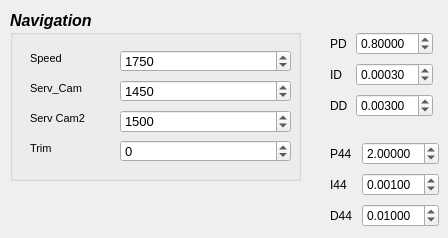
               <widget class="QWidget" name="tab_5">
                <attribute name="title">
                 <string>0</string>
                </attribute>
                <attribute name="toolTip">
                 <string>Navigation</string>
                </attribute>
                <widget class="QGroupBox" name="groupBox_11">
                 <property name="geometry">
                  <rect>
                   <x>10</x>
                   <y>10</y>
                   <width>291</width>
                   <height>171</height>
                  </rect>
                 </property>
                 <property name="font">
                  <font>
                   <pointsize>12</pointsize>
                   <weight>75</weight>
                   <italic>true</italic>
                   <bold>true</bold>
                  </font>
                 </property>
                 <property name="title">
                  <string>Navigation</string>
                 </property>
                 <widget class="QLabel" name="label_58">
                  <property name="geometry">
                   <rect>
                    <x>20</x>
                    <y>40</y>
                    <width>55</width>
                    <height>16</height>
                   </rect>
                  </property>
                  <property name="font">
                   <font>
                    <pointsize>8</pointsize>
                    <weight>50</weight>
                    <italic>false</italic>
                    <bold>false</bold>
                   </font>
                  </property>
                  <property name="text">
                   <string>Speed</string>
                  </property>
                 </widget>
                 <widget class="QSpinBox" name="spinBoxSpeedNav">
                  <property name="geometry">
                   <rect>
                    <x>110</x>
                    <y>40</y>
                    <width>171</width>
                    <height>22</height>
                   </rect>
                  </property>
                  <property name="font">
                   <font>
                    <pointsize>10</pointsize>
                    <weight>50</weight>
                    <italic>false</italic>
                    <bold>false</bold>
                   </font>
                  </property>
                  <property name="minimum">
                   <number>1500</number>
                  </property>
                  <property name="maximum">
                   <number>2000</number>
                  </property>
                  <property name="singleStep">
                   <number>25</number>
                  </property>
                  <property name="value">
                   <number>1750</number>
                  </property>
                 </widget>
                 <widget class="QLabel" name="label_96">
                  <property name="geometry">
                   <rect>
                    <x>20</x>
                    <y>70</y>
                    <width>61</width>
                    <height>16</height>
                   </rect>
                  </property>
                  <property name="font">
                   <font>
                    <pointsize>8</pointsize>
                    <weight>50</weight>
                    <italic>false</italic>
                    <bold>false</bold>
                   </font>
                  </property>
                  <property name="text">
                   <string>Serv_Cam</string>
                  </property>
                 </widget>
                 <widget class="QSpinBox" name="spinBoxServoCamera">
                  <property name="geometry">
                   <rect>
                    <x>110</x>
                    <y>70</y>
                    <width>171</width>
                    <height>22</height>
                   </rect>
                  </property>
                  <property name="font">
                   <font>
                    <pointsize>10</pointsize>
                    <weight>50</weight>
                    <italic>false</italic>
                    <bold>false</bold>
                   </font>
                  </property>
                  <property name="minimum">
                   <number>1200</number>
                  </property>
                  <property name="maximum">
                   <number>2000</number>
                  </property>
                  <property name="singleStep">
                   <number>25</number>
                  </property>
                  <property name="value">
                   <number>1450</number>
                  </property>
                 </widget>
                 <widget class="QLabel" name="label_55">
                  <property name="geometry">
                   <rect>
                    <x>20</x>
                    <y>130</y>
                    <width>55</width>
                    <height>16</height>
                   </rect>
                  </property>
                  <property name="font">
                   <font>
                    <pointsize>8</pointsize>
                    <weight>50</weight>
                    <italic>false</italic>
                    <bold>false</bold>
                   </font>
                  </property>
                  <property name="text">
                   <string>Trim</string>
                  </property>
                 </widget>
                 <widget class="QSpinBox" name="spinBoxTrim">
                  <property name="geometry">
                   <rect>
                    <x>110</x>
                    <y>130</y>
                    <width>171</width>
                    <height>22</height>
                   </rect>
                  </property>
                  <property name="font">
                   <font>
                    <pointsize>10</pointsize>
                    <weight>50</weight>
                    <italic>false</italic>
                    <bold>false</bold>
                   </font>
                  </property>
                  <property name="minimum">
                   <number>-100</number>
                  </property>
                  <property name="maximum">
                   <number>100</number>
                  </property>
                 </widget>
                 <widget class="QLabel" name="label_73">
                  <property name="geometry">
                   <rect>
                    <x>20</x>
                    <y>100</y>
                    <width>71</width>
                    <height>17</height>
                   </rect>
                  </property>
                  <property name="font">
                   <font>
                    <pointsize>8</pointsize>
                    <weight>50</weight>
                    <italic>false</italic>
                    <bold>false</bold>
                   </font>
                  </property>
                  <property name="text">
                   <string>Serv Cam2</string>
                  </property>
                 </widget>
                 <widget class="QSpinBox" name="spinBoxServoCamera2">
                  <property name="geometry">
                   <rect>
                    <x>110</x>
                    <y>100</y>
                    <width>171</width>
                    <height>23</height>
                   </rect>
                  </property>
                  <property name="font">
                   <font>
                    <pointsize>10</pointsize>
                    <weight>50</weight>
                    <italic>false</italic>
                    <bold>false</bold>
                   </font>
                  </property>
                  <property name="minimum">
                   <number>500</number>
                  </property>
                  <property name="maximum">
                   <number>2500</number>
                  </property>
                  <property name="singleStep">
                   <number>25</number>
                  </property>
                  <property name="value">
                   <number>1500</number>
                  </property>
                 </widget>
                </widget>
                <widget class="QWidget" name="gridLayoutWidget_27">
                 <property name="geometry">
                  <rect>
                   <x>330</x>
                   <y>30</y>
                   <width>103</width>
                   <height>89</height>
                  </rect>
                 </property>
                 <layout class="QGridLayout" name="gridLayout_34">
                  <item row="1" column="0">
                   <widget class="QLabel" name="label_71">
                    <property name="font">
                     <font>
                      <pointsize>9</pointsize>
                      <weight>50</weight>
                      <bold>false</bold>
                     </font>
                    </property>
                    <property name="text">
                     <string>ID</string>
                    </property>
                   </widget>
                  </item>
                  <item row="2" column="0">
                   <widget class="QLabel" name="label_178">
                    <property name="font">
                     <font>
                      <pointsize>9</pointsize>
                      <weight>50</weight>
                      <bold>false</bold>
                     </font>
                    </property>
                    <property name="text">
                     <string>DD</string>
                    </property>
                   </widget>
                  </item>
                  <item row="0" column="0">
                   <widget class="QLabel" name="label_179">
                    <property name="font">
                     <font>
                      <pointsize>9</pointsize>
                      <weight>50</weight>
                      <bold>false</bold>
                     </font>
                    </property>
                    <property name="text">
                     <string>PD</string>
                    </property>
                   </widget>
                  </item>
                  <item row="2" column="1">
                   <widget class="QDoubleSpinBox" name="doubleSpinBoxDDistance">
                    <property name="font">
                     <font>
                      <pointsize>9</pointsize>
                      <weight>50</weight>
                      <bold>false</bold>
                     </font>
                    </property>
                    <property name="decimals">
                     <number>5</number>
                    </property>
                    <property name="singleStep">
                     <double>0.100000000000000</double>
                    </property>
                    <property name="value">
                     <double>0.003000000000000</double>
                    </property>
                   </widget>
                  </item>
                  <item row="0" column="1">
                   <widget class="QDoubleSpinBox" name="doubleSpinBoxPDistance">
                    <property name="font">
                     <font>
                      <pointsize>9</pointsize>
                      <weight>50</weight>
                      <bold>false</bold>
                     </font>
                    </property>
                    <property name="decimals">
                     <number>5</number>
                    </property>
                    <property name="singleStep">
                     <double>0.200000000000000</double>
                    </property>
                    <property name="value">
                     <double>0.800000000000000</double>
                    </property>
                   </widget>
                  </item>
                  <item row="1" column="1">
                   <widget class="QDoubleSpinBox" name="doubleSpinBoxIDistance">
                    <property name="font">
                     <font>
                      <pointsize>9</pointsize>
                      <weight>50</weight>
                      <bold>false</bold>
                     </font>
                    </property>
                    <property name="decimals">
                     <number>5</number>
                    </property>
                    <property name="singleStep">
                     <double>0.100000000000000</double>
                    </property>
                    <property name="value">
                     <double>0.000300000000000</double>
                    </property>
                   </widget>
                  </item>
                 </layout>
                </widget>
                <widget class="QWidget" name="gridLayoutWidget_29">
                 <property name="geometry">
                  <rect>
                   <x>330</x>
                   <y>140</y>
                   <width>109</width>
                   <height>89</height>
                  </rect>
                 </property>
                 <layout class="QGridLayout" name="gridLayout_36">
                  <item row="1" column="0">
                   <widget class="QLabel" name="label_196">
                    <property name="font">
                     <font>
                      <pointsize>9</pointsize>
                      <weight>50</weight>
                      <bold>false</bold>
                     </font>
                    </property>
                    <property name="text">
                     <string>I44</string>
                    </property>
                   </widget>
                  </item>
                  <item row="2" column="0">
                   <widget class="QLabel" name="label_197">
                    <property name="font">
                     <font>
                      <pointsize>9</pointsize>
                      <weight>50</weight>
                      <bold>false</bold>
                     </font>
                    </property>
                    <property name="text">
                     <string>D44</string>
                    </property>
                   </widget>
                  </item>
                  <item row="0" column="0">
                   <widget class="QLabel" name="label_198">
                    <property name="font">
                     <font>
                      <pointsize>9</pointsize>
                      <weight>50</weight>
                      <bold>false</bold>
                     </font>
                    </property>
                    <property name="text">
                     <string>P44</string>
                    </property>
                   </widget>
                  </item>
                  <item row="2" column="1">
                   <widget class="QDoubleSpinBox" name="doubleSpinBoxD4Misi_4">
                    <property name="font">
                     <font>
                      <pointsize>9</pointsize>
                      <weight>50</weight>
                      <bold>false</bold>
                     </font>
                    </property>
                    <property name="decimals">
                     <number>5</number>
                    </property>
                    <property name="singleStep">
                     <double>0.100000000000000</double>
                    </property>
                    <property name="value">
                     <double>0.010000000000000</double>
                    </property>
                   </widget>
                  </item>
                  <item row="0" column="1">
                   <widget class="QDoubleSpinBox" name="doubleSpinBoxP4Misi_4">
                    <property name="font">
                     <font>
                      <pointsize>9</pointsize>
                      <weight>50</weight>
                      <bold>false</bold>
                     </font>
                    </property>
                    <property name="decimals">
                     <number>5</number>
                    </property>
                    <property name="singleStep">
                     <double>0.200000000000000</double>
                    </property>
                    <property name="value">
                     <double>2.000000000000000</double>
                    </property>
                   </widget>
                  </item>
                  <item row="1" column="1">
                   <widget class="QDoubleSpinBox" name="doubleSpinBoxI4Misi_4">
                    <property name="font">
                     <font>
                      <pointsize>9</pointsize>
                      <weight>50</weight>
                      <bold>false</bold>
                     </font>
                    </property>
                    <property name="decimals">
                     <number>5</number>
                    </property>
                    <property name="singleStep">
                     <double>0.100000000000000</double>
                    </property>
                    <property name="value">
                     <double>0.001000000000000</double>
                    </property>
                   </widget>
                  </item>
                 </layout>
                </widget>
               </widget>
